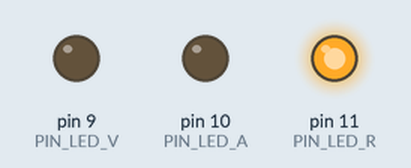
Recording of a sketch running on a simulated Arduino Uno, built with avr-gcc and run on an emulated ATmega328P. Parts: output pins drawn as LEDs (lit = HIGH).

Above: at 0.2 s.
At 0.7 s:
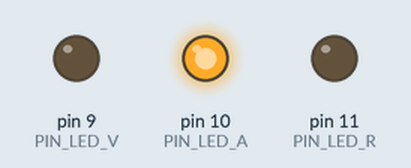
At 2.7 s:
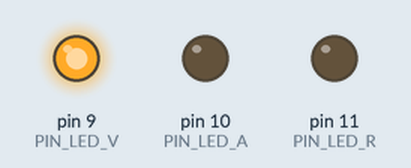
Timing chart, 0 to 3.5 s (numbered marks = the images above):
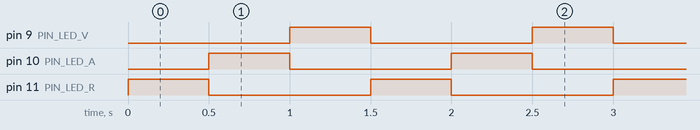

Measured:
- by itself, pin 9 (PIN_LED_V), pin 10 (PIN_LED_A), pin 11 (PIN_LED_R): alternates HIGH for 0.50 s and LOW for 1.0 s
- by itself, everything shown: repeats every 1.5 s, in 4 steps

The sketch:

prueba_led_rgb.ino
```cpp
#define PIN_LED_R 11
#define PIN_LED_A 10
#define PIN_LED_V 9

void setup() {


  pinMode(PIN_LED_R, OUTPUT);
  pinMode(PIN_LED_A, OUTPUT);
  pinMode(PIN_LED_V, OUTPUT);

}

void loop() {

  analogWrite(PIN_LED_R, 255);
  delay(500);
  analogWrite(PIN_LED_R, 0);
  analogWrite(PIN_LED_A, 255);
  delay(500);
  analogWrite(PIN_LED_A, 0);
  analogWrite(PIN_LED_V, 255);
  delay(500);
  analogWrite(PIN_LED_V, 0);

}
```
